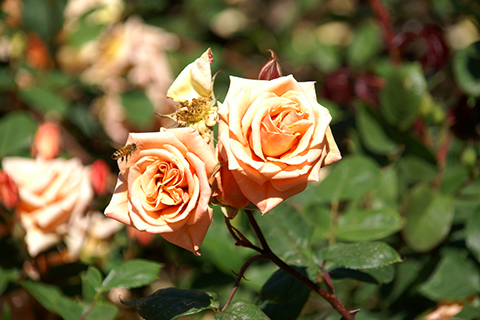
//> input picture opencv/data/rose.bmp, 480 x 320 px
$ ./shapen   (built with g++ and OpenCV 4)
//> lines starting //> are read from the running program, lines starting //| are printed output that depends on the picture
#include "opencv2/opencv.hpp"
#include <iostream>

using namespace cv;
using namespace std;
String folder = "/home/pdy/KDTA.ROS2/opencv/data/";

int main()
{
    Mat src = imread(folder + "rose.bmp", IMREAD_GRAYSCALE);
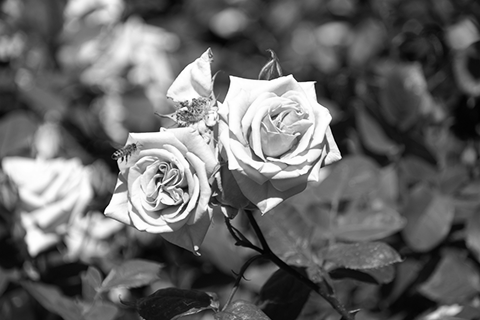
//> src: 320 rows x 480 cols, CV_8UC1; min 0, max 255, mean 102.7
    vector<Mat> dsts;

    for (int alpha = 1; alpha <= 10; alpha += 1)
    {
        Mat blurred, dst;
        GaussianBlur(src, blurred, Size(0, 0), 3);
        dst = (1 + alpha) * src - alpha * blurred;
        dsts.push_back(dst);
    }
//> this loop made 10 passes
//> pass 1, `GaussianBlur(src, blurred, Size(0, 0), 3);`:
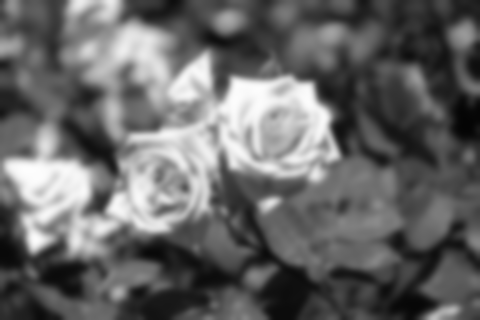
//> blurred: 320 rows x 480 cols, CV_8UC1; min 4, max 253, mean 102.7
//> pass 1, `dst = (1 + alpha) * src - alpha * blurred;`:
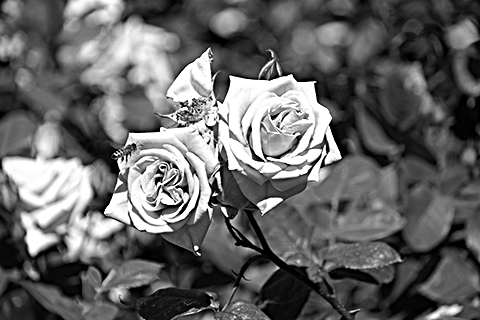
//> dst: 320 rows x 480 cols, CV_8UC1; min 0, max 255, mean 101.6
//> pass 2, `dst = (1 + alpha) * src - alpha * blurred;`:
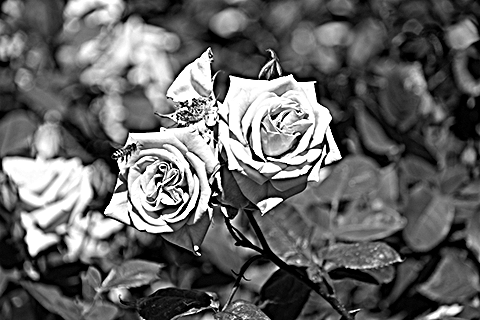
//> dst: 320 rows x 480 cols, CV_8UC1; min 0, max 255, mean 100.7
//> pass 3, `dst = (1 + alpha) * src - alpha * blurred;`:
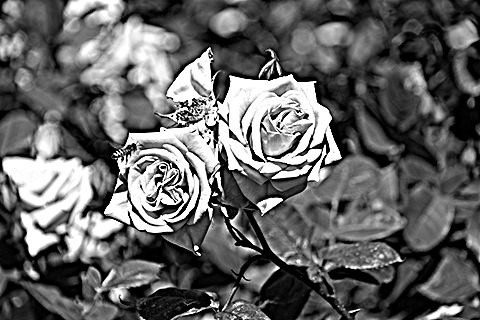
//> dst: 320 rows x 480 cols, CV_8UC1; min 0, max 255, mean 100.4

    imshow("src", src);
    int i = 1;
    for (auto dst : dsts)
    {
        imshow("dst" + to_string(i), dst);
        i += 1;
    }
//> after the loop, i = 11
    waitKey(0);
    return 0;
}

$ run again, with opencv/data/card.bmp copied over opencv/data/rose.bmp
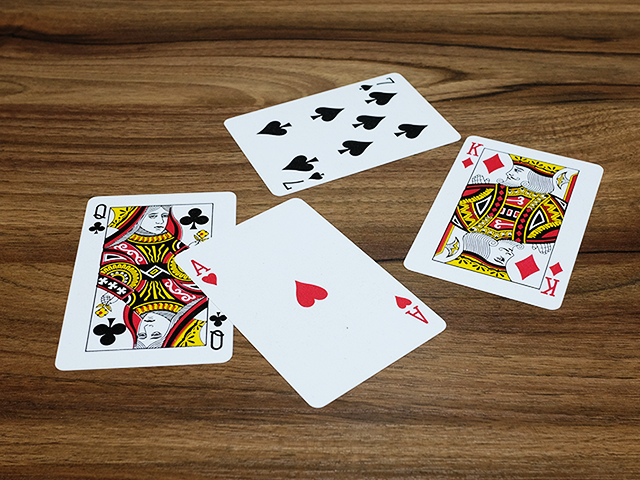
//> input picture opencv/data/card.bmp, 640 x 480 px
//> the loop `for (int alpha = 1; alpha <= 10; alpha += 1)` made 10 passes
//> pass 1, `GaussianBlur(src, blurred, Size(0, 0), 3);`:
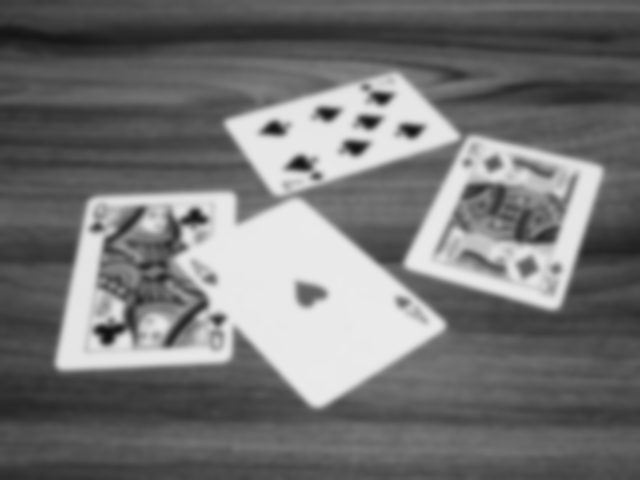
//> blurred: 480 rows x 640 cols, CV_8UC1; min 15, max 234, mean 116.2
//> pass 3, `dst = (1 + alpha) * src - alpha * blurred;`:
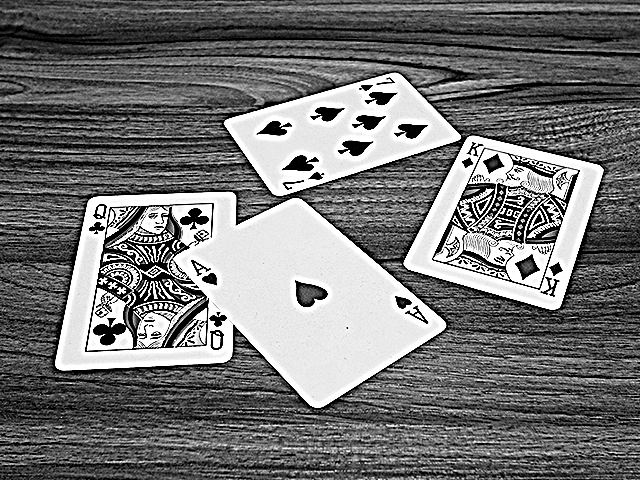
//> dst: 480 rows x 640 cols, CV_8UC1; min 0, max 255, mean 116.4
//> the loop `for (auto dst : dsts)` made 10 passes
//> after the loop `for (auto dst : dsts)`: i = 11

$ run again, with opencv/data/cat.bmp copied over opencv/data/rose.bmp
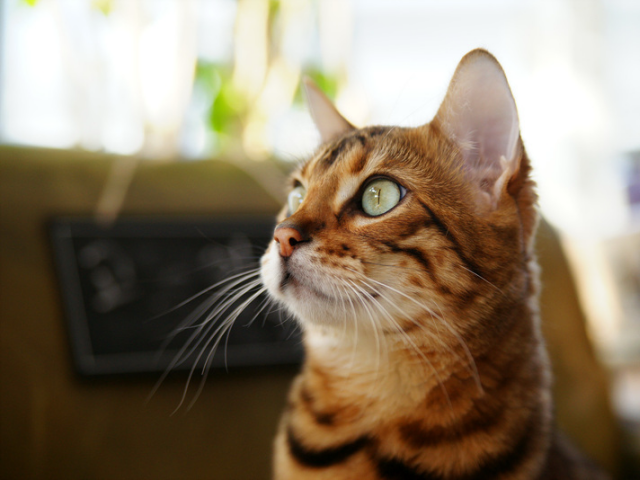
//> input picture opencv/data/cat.bmp, 640 x 480 px
//> `Mat src = imread(folder + "rose.bmp", IMREAD_GRAYSCALE);`:
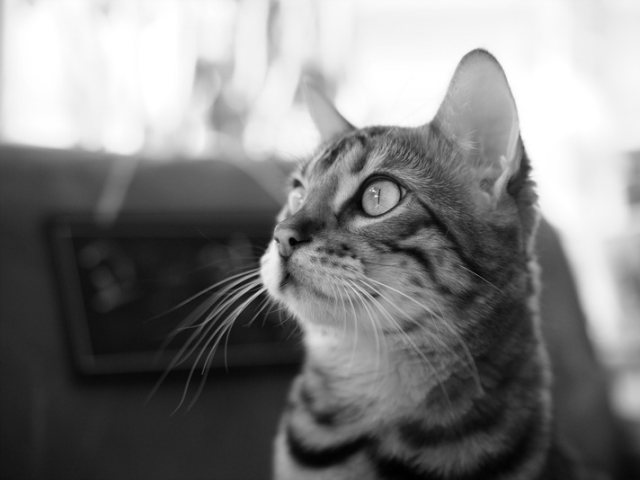
//> src: 480 rows x 640 cols, CV_8UC1; min 0, max 255, mean 127.8
//> the loop `for (int alpha = 1; alpha <= 10; alpha += 1)` made 10 passes
//> pass 2, `dst = (1 + alpha) * src - alpha * blurred;`:
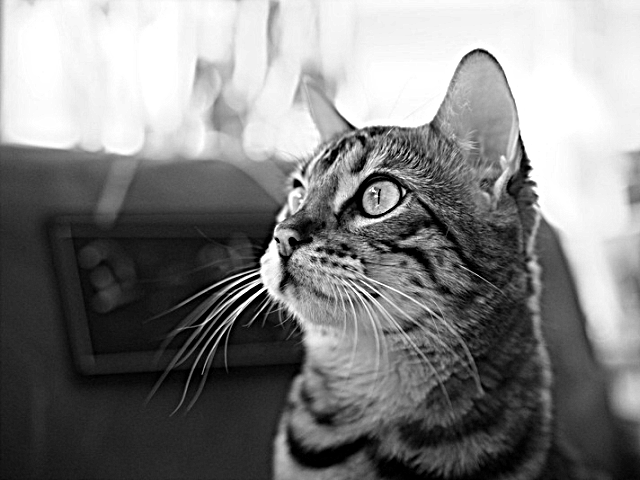
//> dst: 480 rows x 640 cols, CV_8UC1; min 0, max 255, mean 127.9
//> the loop `for (auto dst : dsts)` made 10 passes
//> after the loop `for (auto dst : dsts)`: i = 11
